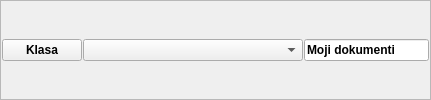
          <widget class="QFrame" name="fraMojiDokumenti">
           <property name="sizePolicy">
            <sizepolicy hsizetype="Preferred" vsizetype="Maximum">
             <horstretch>0</horstretch>
             <verstretch>0</verstretch>
            </sizepolicy>
           </property>
           <property name="frameShape">
            <enum>QFrame::StyledPanel</enum>
           </property>
           <property name="frameShadow">
            <enum>QFrame::Raised</enum>
           </property>
           <layout class="QHBoxLayout" name="horizontalLayout_6">
            <property name="spacing">
             <number>1</number>
            </property>
            <property name="leftMargin">
             <number>1</number>
            </property>
            <property name="topMargin">
             <number>0</number>
            </property>
            <property name="rightMargin">
             <number>1</number>
            </property>
            <property name="bottomMargin">
             <number>0</number>
            </property>
            <item>
             <widget class="QPushButton" name="btnKlasa">
              <property name="enabled">
               <bool>true</bool>
              </property>
              <property name="sizePolicy">
               <sizepolicy hsizetype="Maximum" vsizetype="Fixed">
                <horstretch>0</horstretch>
                <verstretch>0</verstretch>
               </sizepolicy>
              </property>
              <property name="font">
               <font>
                <weight>75</weight>
                <bold>true</bold>
               </font>
              </property>
              <property name="cursor">
               <cursorShape>PointingHandCursor</cursorShape>
              </property>
              <property name="text">
               <string>Klasa</string>
              </property>
             </widget>
            </item>
            <item>
             <widget class="QComboBox" name="cboKlase">
              <property name="minimumSize">
               <size>
                <width>220</width>
                <height>0</height>
               </size>
              </property>
             </widget>
            </item>
            <item>
             <widget class="QLineEdit" name="txtMojiDokumenti">
              <property name="enabled">
               <bool>true</bool>
              </property>
              <property name="font">
               <font>
                <weight>75</weight>
                <bold>true</bold>
               </font>
              </property>
              <property name="text">
               <string>Moji dokumenti</string>
              </property>
              <property name="readOnly">
               <bool>true</bool>
              </property>
             </widget>
            </item>
           </layout>
          </widget>
